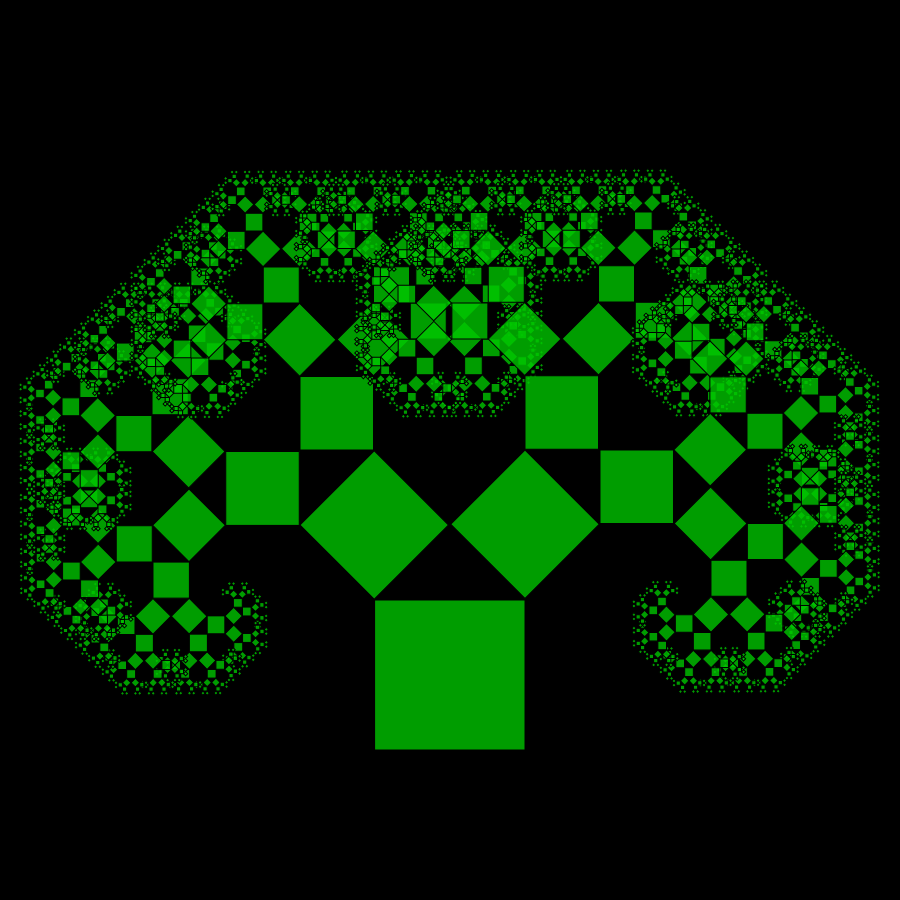
Frame 1 (no input)
Frame 60 (no input): identical to frame 1, image omitted
Frame 120 (the mouse pressed at the canvas centre since frame 60): identical to frame 1, image omitted

The p5.js sketch that drew this single still picture (run headless with seeded random() and noise() and a simulated clock; from frame 60 on, the mouse is pressed at the canvas centre):

// p5.js sketch
// ── sketch.js
/// <reference path="../TSDef/p5.global-mode.d.ts" />

let size = 150;
let angleA = -45;
let angleB = -315;

function setup() {
  createCanvas(900, 900, P2D);
  angleMode(DEGREES);
  background(0);
  stroke(0, 0, 0);
  fill(0, 200, 0, 200);
  //noFill();
}

function draw() {
  background(0);
  translate(width / 2 - size / 2, 600);
  rect(0, 0, size, size);

  //## Uncomment the next two lines for Interactive Mode
  // angleA = map(mouseX, 0, width, -0, -90);
  // angleB = map(mouseX, 0, width, -270, -360);
  pythagoreanTree(size, angleA, angleB);
}

function pythagoreanTree(size, angleA, angleB) {

  if (size > 3) {

    //Left Branch
    push();
    translate(-size / 2, -size / 2);
    rotate(angleA);
    rect(0, 0, size * 0.7, size * 0.7);
    pythagoreanTree(size * 0.7, angleA, angleB)
    pop();

    //Right Branch
    push();
    translate(size, -size);
    rotate(angleB);
    rect(0, 0, size * 0.7, size * 0.7);
    pythagoreanTree(size * 0.7, angleA, angleB)
    pop();
  }
}
